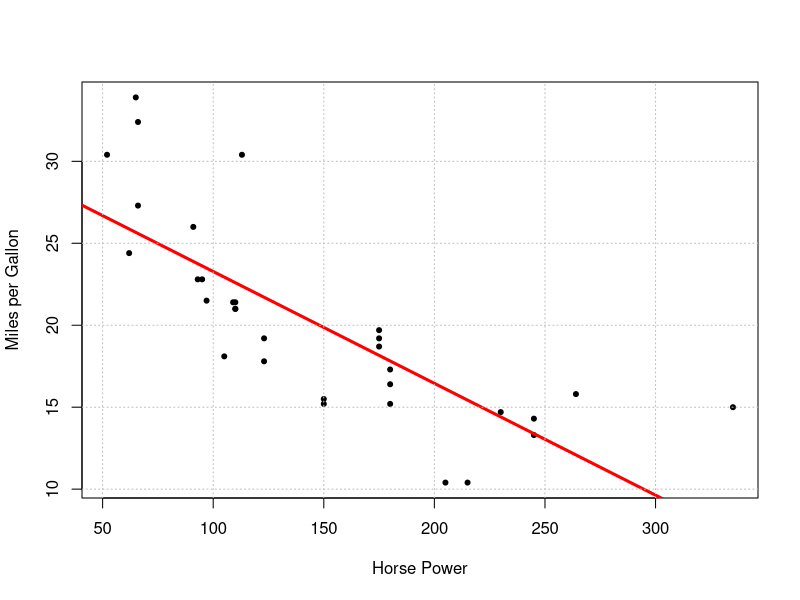

Write R code to recreate this figure.
attach(mtcars)
mtcars

n = nrow(mtcars)

y = mtcars[,'mpg']
y

predictors_name = c('hp','wt','disp')

x = mtcars[,predictors_name]
Int = rep(1,n)
Int

X = as.matrix(cbind(Int,x))


# Calculate X'X

X_t_x = t(X)%*%X

#Calculate Inverse
inv_X_t_x = solve(X_t_x)

# Calculate beta

beta_hat = inv_X_t_x%*%t(X)%*%y

#### Fit Linear regression model using lm
### mpg = b0 + b1*hp + b2*wt + b3*disp + e

fit = lm(mpg~hp+wt+disp,data = mtcars)

cbind(coef(fit),beta_hat)

?lm

#############################

plot(mtcars$hp,mtcars$mpg, pch=20,xlab = "Horse Power", ylab = "Miles per Gallon")

abline(lm(mpg~hp,data = mtcars),col="red",lwd = 3,lty=1)

grid(col = "grey")

#########################################

head(mtcars) 

# How to handle categorical variable

mtcars$cyl = as.factor(mtcars$cyl)

fit2 = lm(mpg~cyl,data=mtcars)
